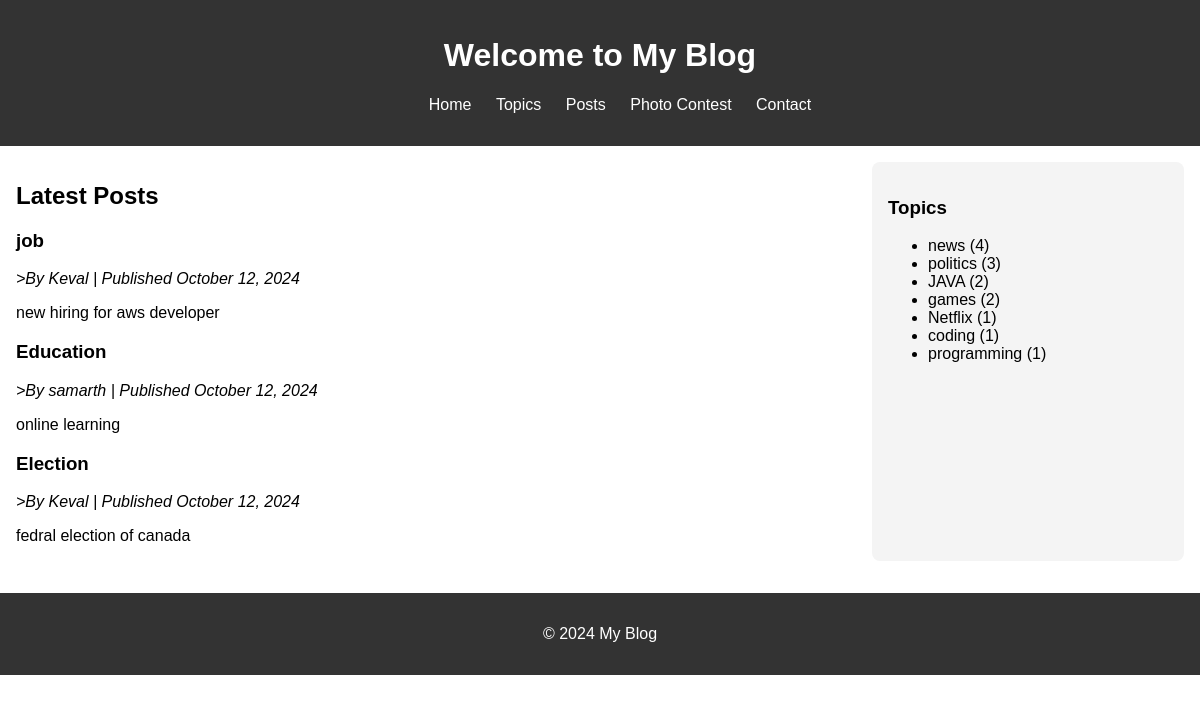
The page / on the database its author committed.
### bpAp/models.py (models this page shows, shortened)
class Post(models.Model):
    title = models.CharField(max_length=200)
    content = models.TextField()
    author = models.ForeignKey(User, on_delete=models.CASCADE)
    created = models.DateTimeField(auto_now_add=True)
    updated = models.DateTimeField(auto_now=True)
    status = models.CharField(max_length=10, default='draft')
    published = models.DateTimeField(null=True, blank=True)
    slug = models.SlugField(max_length=200, unique=True, blank=True)
    topics = models.ManyToManyField(Topic, related_name='posts')

class Topic(models.Model):
    name = models.CharField(max_length=200, unique=True)
    slug = models.SlugField(max_length=200, unique=True, blank=True)

### bpAp/views.py (the view)
# urls.py: 2. Add a URL to urlpatterns:  path('', views.home, name='home')
def home(request):
    latest_posts = Post.objects.filter(status='published').order_by('-published')[:3]
    topics = (
        Topic.objects.annotate(post_count=Count('posts'))
        .order_by('-post_count')[:10]
    )
    context = {
        'latest_posts': latest_posts,
        'topics': topics,
    }
    return render(request, 'bpAp/home.html', context)

### bpAp/context_processors.py (called while the page is built)
def base_context(request):
    return {
        'top_topics': Topic.objects.all().order_by('name')[:5]
    }

### bpAp/templates/bpAp/home.html (shortened to what this page needs)
{% extends "bpAp/base.html" %}
{% block content %}
<section class="latest-posts">
    <h2>Latest Posts</h2>
    {% for post in latest_posts %}
    <article>
        <h3>{{ post.title }}</h3>
        <p><em>>By {{ post.author }} | Published {{ post.published|date:"F j, Y" }}</em></p>
        <p>{{ post.content|linebreaks }}</p>
    </article>
    {% empty %}
    <p>No recent posts available.</p>
    {% endfor %}
</section>
{% endblock %}
{% block sidebar %}
<section class="topics">
    <h3>Topics</h3>
    <ul>
        {% for topic in topics %}
        <li>
            {{ topic.name }} ({{ topic.post_count }})
        </li>
        {% empty %}
        <li>No topics available.</li>
        {% endfor %}
    </ul>
</section>
{% endblock %}

### bpAp/static/bpAp/base.css (style rules this page uses)
body { font-family: Arial, sans-serif; margin: 0; padding: 0; }
section { flex: 3; margin-right: 1rem; }

### rows shown on the page
Post: title "job", author "Keval", published "October 12, 2024", content "new hiring for aws developer"
Post: title "Education", author "samarth", published "October 12, 2024", content "online learning"
Post: title "Election", author "Keval", published "October 12, 2024", content "fedral election of canada"
Topic: name "news", post_count "4"
Topic: name "politics", post_count "3"
Topic: name "JAVA", post_count "2"
Topic: name "games", post_count "2"
Topic: name "Netflix", post_count "1"
Topic: name "coding", post_count "1"
Topic: name "programming", post_count "1"
